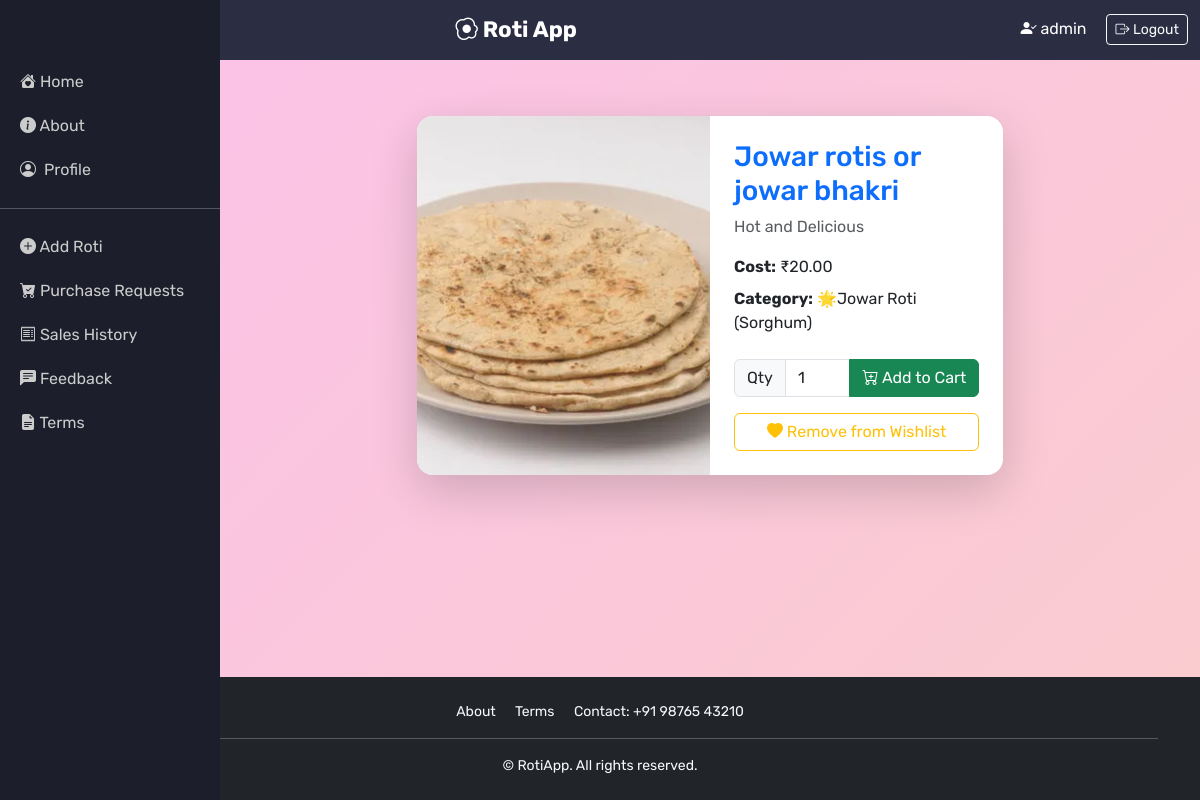
Screenshot of /product/3/ (signed in) with the database file from the repository.
### myapp/models.py (models this page shows, shortened)
class Product(models.Model):
    user = models.ForeignKey(User, on_delete=models.CASCADE)  # Seller
    title = models.CharField(max_length=200)
    image = models.ImageField(upload_to='products/')
    description = models.TextField()
    cost = models.DecimalField(max_digits=10, decimal_places=2)
    created_at = models.DateTimeField(auto_now_add=True)
    category = models.ForeignKey(Category, on_delete=models.SET_NULL, null=True)
    is_sold = models.BooleanField(default=False)

class Category(models.Model):
    name = models.CharField(max_length=100)

### myapp/views.py (the view)
# urls.py: path('product/<int:pk>/', product_detail, name='product_detail'),
@login_required
def product_detail(request, pk):
    product = get_object_or_404(Product, pk=pk)
    is_in_wishlist = Wishlist.objects.filter(user=request.user, product=product).exists()
    review_form = ReviewForm()
    return render(request, 'product/product_detail.html', {
        'product': product,
        'review_form': review_form,
        'is_in_wishlist': is_in_wishlist,
    })

### myapp/forms.py
class ReviewForm(forms.ModelForm):
    class Meta:
        model = Review
        fields = ['review']
        widgets = {
            'review': forms.Textarea(attrs={
                'class': 'form-control',
                'rows': 3,
                'placeholder': 'Write your review here...'
            }),
        }

### templates/product/product_detail.html (shortened to what this page needs)
{% extends 'base.html' %}
{% load static %}
{% block content %}
<div class="container py-5">
    <div class="row justify-content-center">
        <div class="col-md-10 col-lg-8">
            <div class="card shadow-lg border-0 rounded-4">
                <div class="row g-0">
                    <div class="col-md-6">
                        <img src="{{ product.image.url }}" alt="{{ product.title }}"
                             class="img-fluid w-100 h-100 rounded-start-4 object-fit-cover"
                             style="max-height: 400px; object-fit: cover;">
                    </div>
                    <div class="col-md-6">
                        <div class="card-body p-4 d-flex flex-column h-100">
                            <h3 class="card-title text-primary">{{ product.title }}</h3>
                            <p class="text-muted">{{ product.description }}</p>
                            <p class="mb-2"><strong>Cost:</strong> ₹{{ product.cost }}</p>
                            <p class="mb-4"><strong>Category:</strong> {{ product.category.name }}</p>
                            <form method="post" action="{% url 'add_to_cart' product.id %}" class="mb-3">
                                <div class="input-group">
                                    <span class="input-group-text">Qty</span>
                                    <input type="number" name="quantity" min="1" value="1" class="form-control">
                                    <button type="submit" class="btn btn-success">
                                        <i class="bi bi-cart-plus"></i> Add to Cart
                                    </button>
                                </div>
                            </form>
                            <form method="post" action="{% url 'toggle_wishlist' product.id %}">
                                <button type="submit" class="btn btn-outline-warning w-100">
                                    <i class="bi bi-heart{% if is_in_wishlist %}-fill{% endif %}"></i>
                                    {% if is_in_wishlist %} Remove from Wishlist {% else %} Add to Wishlist {% endif %}
                                </button>
                            </form>
                        </div>
                    </div>
                </div>
            </div>
        </div>
    </div>
</div>
{% endblock %}

### templates/base.html (shortened to what this page needs)
{% load static %}
<!DOCTYPE html>
<html lang="en">
<head>
  <link href="https://cdn.jsdelivr.net/npm/bootstrap@5.3.0/dist/css/bootstrap.min.css" rel="stylesheet">
  <link href="https://cdn.jsdelivr.net/npm/bootstrap-icons@1.11.3/font/bootstrap-icons.css" rel="stylesheet">
</head>
<body  class="animated-bg d-flex flex-column min-vh-100">
<nav class="navbar navbar-expand-md navbar-dark fixed-top">
  <div class="container-fluid justify-content-between">
    <a class="navbar-brand mx-auto d-md-block" href="#">
      <i class="bi bi-egg-fried"></i> Roti App
    </a>
    <div class="text-end">
      {% if user.is_authenticated %}
        <span class="text-white me-3"><i class="bi bi-person-check-fill"></i> {{ user.username }}</span>
        <form method="POST" action="{% url 'logout' %}" class="d-inline">
          <button class="btn btn-sm btn-outline-light"><i class="bi bi-box-arrow-right"></i> Logout</button>
        </form>
      {% else %}
        <a href="{% url 'login' %}" class="btn btn-sm btn-outline-light"><i class="bi bi-box-arrow-in-right"></i> Login</a>
      {% endif %}
    </div>
  </div>
</nav>
<div id="sidebar" class="sidebar">
  <a href="/"><i class="bi bi-house-heart-fill"></i> Home</a>
  <a href="{% url 'about' %}"><i class="bi bi-info-circle-fill"></i> About</a>
  <a href="{% url 'profile' %}"><i class="bi bi-person-circle me-2"></i>Profile</a>
  {% if user.is_authenticated %}
    {% if user.is_superuser %}
      <hr class="text-light">
      <a href="{% url 'product_create' %}"><i class="bi bi-plus-circle-fill"></i> Add Roti</a>
      <a href="{% url 'purchase_requests' %}"><i class="bi bi-cart-check-fill"></i> Purchase Requests</a>
      <a href="{% url 'sales_history' %}"><i class="bi bi-receipt"></i> Sales History</a>
      <a href="{% url 'view_feedbacks' %}"><i class="bi bi-chat-left-text-fill"></i> Feedback</a>
    {% endif %}
  {% endif %}
  <a href="{% url 'terms_and_conditions' %}"><i class="bi bi-file-earmark-text-fill"></i> Terms</a>
</div>
<div id="content" class="flex-grow-1">
  <div class="container py-5">
        {% block content %}{% endblock %}
  </div>
</div>
  <footer class="bg-dark text-light py-4 mt-auto">
    <div class="container text-center small">
      <div class="mb-2">
        <a href="{% url 'about' %}" class="text-light text-decoration-none me-3">About</a>
        <a href="{% url 'terms_and_conditions' %}" class="text-light text-decoration-none me-3">Terms</a>
        <a href="#" class="text-light text-decoration-none">Contact: +91 98765 43210</a>
      </div>
      <hr class="border-light">
      &copy; {{ now|date:"Y" }} RotiApp. All rights reserved.
    </div>
  </footer>
</body>
</html>

### templates/base.html (style rules this page uses)
body, html { font-family: 'Rubik', sans-serif; overflow-x: hidden; }
.navbar { background-color: #2b2d42; }
.navbar-brand { font-weight: bold; font-size: 1.4rem; }
.sidebar { width: 220px; height: 100vh; position: fixed; top: 0; left: 0; background-color: #1c1f2b; padding-top: 60px; transition: left 0.3s; z-index: 1050; }
.sidebar a { color: #ccc; padding: 10px 20px; display: block; text-decoration: none; }
#content { margin-left: 220px; padding: 20px; transition: margin-left 0.3s; }
.animated-bg { background: linear-gradient(-45deg, #ff9a9e, #fad0c4, #fad0c4, #fbc2eb); background-size: 400% 400%; animation: gradientBG 15s ease infinite; min-height: 100vh; }

### rows the page displays
Product: image (picture), title "Jowar rotis or jowar bhakri", description "Hot and Delicious", cost "20.00", category.name "🌟Jowar Roti (Sorghum)"

### other values shown
{{ user.username }} "admin"
